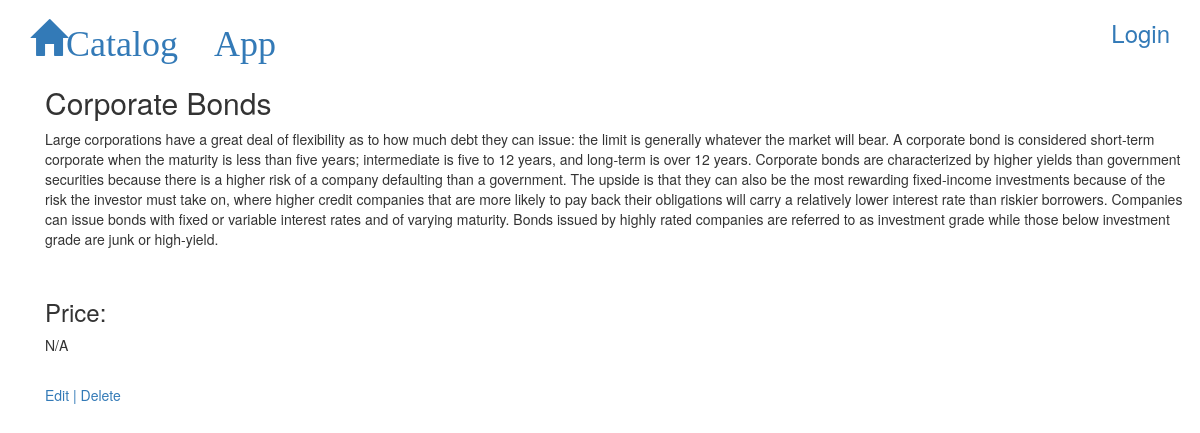
The page /catalog/2/5/ on the database its author committed.
### database_setup.py (models this page shows, shortened)
class Investment(Base):
  __tablename__ = 'investment'
  name =Column(String(80), nullable = False)
  id = Column(Integer, primary_key = True)
  description = Column(String(250))
  price = Column(String(8))
  catalog_id = Column(Integer,ForeignKey('catalog.id'))
  catalog = relationship(Catalog)
  user_id = Column(Integer,ForeignKey('user.id'))
  user = relationship(User)
  createDate = Column(DateTime, default=datetime.datetime.utcnow)

### project.py (the view)
@app.route('/catalog/<int:catalog_id>/<int:investment_id>/')
def showInvestmentDetails(catalog_id, investment_id):
	catalog = session.query(Catalog).filter_by(id=catalog_id).one()
	investment = session.query(Investment).filter_by(id=investment_id).one()
	return render_template('investmentDetails.html', investment=investment, catalog=catalog)

### templates/investmentDetails.html
{% extends "main.html" %}
{% block content %}
{% include "header.html" %}
<html>
	<body>
			<div class="container">
				<h2>{{investment.name}}</h2>
				<p>{{investment.description}}</p><br>
				<h3>Price:</h3>
				<p>{{investment.price}}</p><br>
				<a href = "{{url_for('editInvestment', catalog_id=catalog.id, investment_id=investment.id)}}">Edit</a>
				<a> | </a>
				<a href = "{{url_for('deleteInvestment', catalog_id=catalog.id, investment_id=investment.id)}}">Delete</a>
			</div>
	</body>
</html>
{% endblock %}

### rows shown on the page
Investment: name "Corporate Bonds", description "Large corporations have a great deal of flexibility as to how much debt they can issue: the limit is generally whatever the market will bear. A corporate bond is considered short-term corporate when the maturity is less than five years; intermediate is five to 12 years, and long-term is over 12 years. Corporate bonds are characterized by higher yields than government securities because there is a higher risk of a company defaulting than a government. The upside is that they can also be the most rewarding fixed-income investments because of the risk the investor must take on, where higher credit companies that are more likely to pay back their obligations will carry a relatively lower…", price "N/A"
